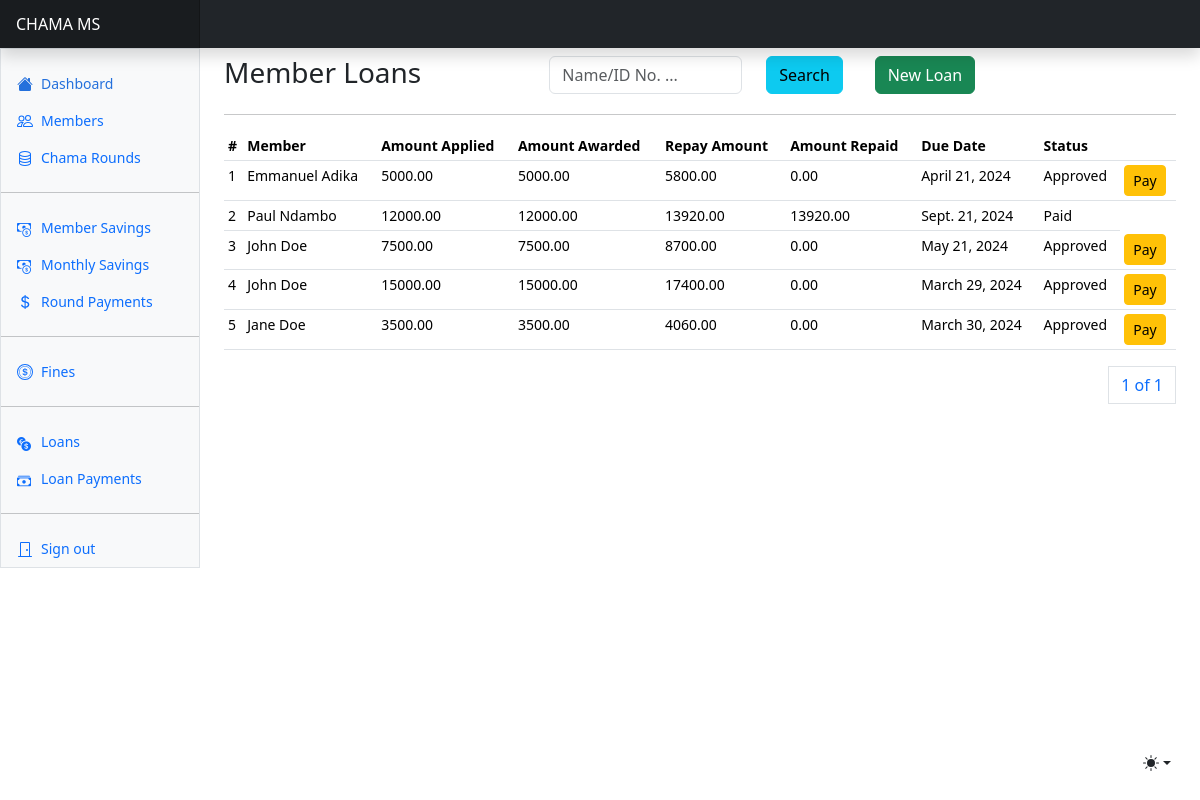
The page /loans/ on the database as committed earlier.
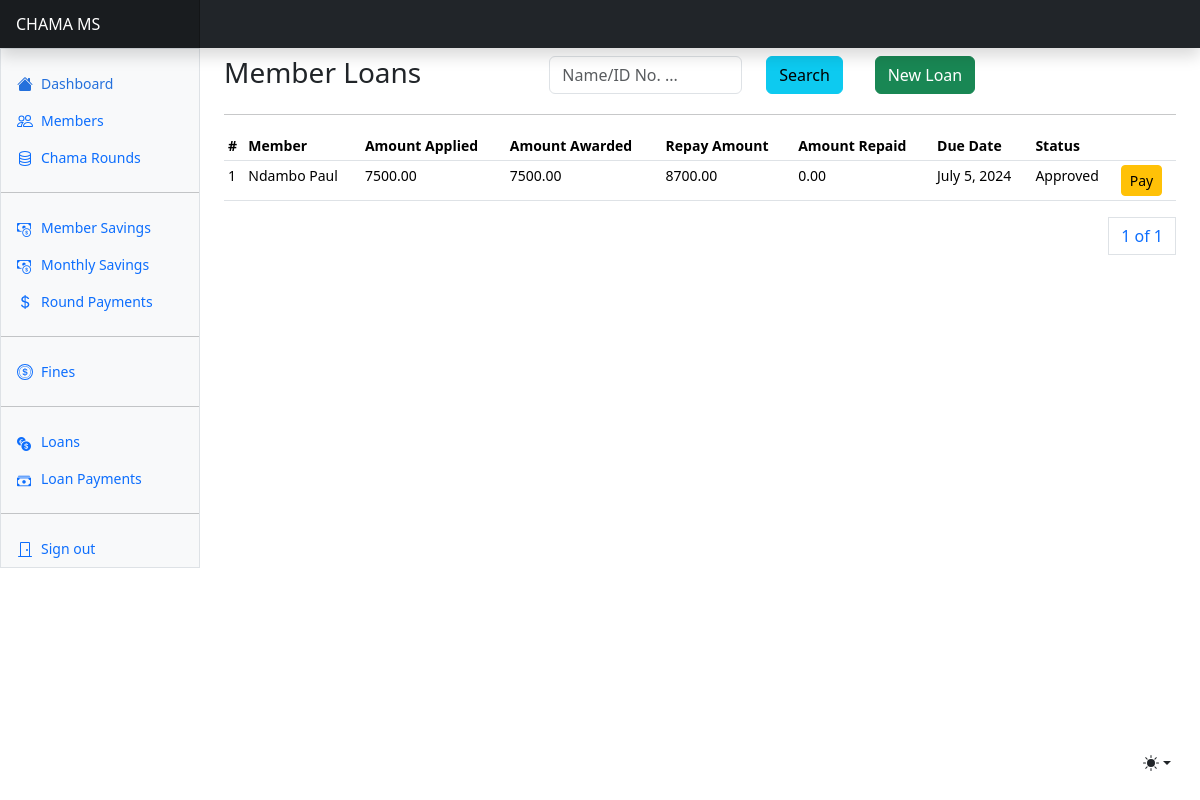
The same page on the database as committed later.
### loans/models.py (models this page shows, shortened)
class Loan(AbstractBaseModel):
    member = models.ForeignKey("users.User", on_delete=models.CASCADE, related_name="memberloans")
    amount_applied = models.DecimalField(max_digits=100, decimal_places=2)
    amount_awarded = models.DecimalField(max_digits=100, decimal_places=2, default=0)
    status = models.CharField(max_length=255, choices=LOAN_STATUS_CHOICES, default="Review")
    decline_reason = models.TextField(blank=True, null=True)
    date_due = models.DateField(null=True, blank=True)
    amount_repaid = models.DecimalField(max_digits=100, decimal_places=2, default=0)
    amount_to_repay = models.DecimalField(max_digits=100, decimal_places=2, default=0)
    @property
    def loan_balance(self):
        return self.amount_to_repay - self.amount_repaid

### users/models.py (models this page shows, shortened)
class User(AbstractUser, AbstractBaseModel):
    role = models.CharField(max_length=255, choices=USER_ROLES)
    id_number = models.CharField(max_length=255)
    phone_number = models.CharField(max_length=255)
    gender = models.CharField(max_length=255, null=True, blank=True)
    date_joined = models.DateField(null=True)
    address = models.CharField(max_length=255, null=True, blank=True)
    city = models.CharField(max_length=255, null=True)
    county = models.CharField(max_length=255, null=True, blank=True)
    country = models.CharField(max_length=255, null=True, blank=True)
    round_number = models.IntegerField(default=0, null=True, blank=True)
    def __str__(self):
        return f"{self.first_name} {self.last_name}"

### loans/views.py (the view)
# urls.py: path("loans/", include("loans.urls")),
def loans(request):
    loans = Loan.objects.all()
    if request.method == "POST":
        search_text = request.POST.get("search_text")
        print(f"Search Text: {search_text}")
        loans = Loan.objects.filter(Q(member__first_name__icontains=search_text) | Q(member__last_name__icontains=search_text))
    members = User.objects.filter(role="Member")
    paginator = Paginator(loans, 8)
    page_number = request.GET.get('page')
    page_obj = paginator.get_page(page_number)
    context = {
        "page_obj": page_obj,
        "members": members
    }
    return render(request, "loans/loans.html", context)

### templates/loans/loans.html (shortened to what this page needs)
{% extends "base.html" %}
{% block content %}
<div class="row mt-2">
    <div class="col">
        <h3>Member Loans</h3>
    </div>
    <div class="col">
        <form method="POST">
            <div class="row">
              <div class="col-8">
                <input type="text" class="form-control" name="search_text" id="search_text" placeholder="Name/ID No. ...">
              </div>
              <div class="col-4">
                <button class="btn btn-info">Search</button>
              </div>
            </div>
        </form>
      </div>
      <div class="col">
          <a class="btn btn-success" data-bs-toggle="modal" data-bs-target="#newLoanModal">New Loan</a>
      </div>
</div>
<hr/>
      <div class="table-responsive small">
        <table class="table table-sm">
          <thead>
            <tr>
              <th scope="col">#</th>
              <th scope="col">Member</th>
              <th scope="col">Amount Applied</th>
              <th scope="col">Amount Awarded</th>
              <th scope="col">Repay Amount</th>
              <th scope="col">Amount Repaid</th>
              <th scope="col">Due Date</th>
              <th scope="col">Status</th>
              <th scope="col"></th>
            </tr>
          </thead>
          <tbody>
            {% for loan in page_obj %}
            <tr>
              <td>{{loan.id}}</td>
              <td>{{loan.member}}</td>
              <td>{{loan.amount_applied}}</td>
              <td>{{loan.amount_awarded}}</td>
              <td>{{loan.amount_to_repay}}</td>
              <td>{{loan.amount_repaid}}</td>
              <td>{{loan.date_due}}</td>
              <td>{{loan.status}}</td>
              {% if loan.status == 'Review' %}
              <td>
                <a class="btn btn-primary btn-sm" data-bs-toggle="modal" data-bs-target="#approveLoanModal{{loan.id}}">
                Approve
              </a>
              </td>
              <td><a class="btn btn-warning btn-sm" data-bs-toggle="modal" data-bs-target="#declineLoanModal{{loan.id}}">
                Decline
              </a></td>
              {% elif loan.status == "Approved" %}
              <td><a class="btn btn-warning btn-sm" data-bs-toggle="modal" data-bs-target="#payLoanModal{{loan.id}}">
                Pay
              </a></td>
              {% elif loan.status == "Declined" %}
              <td><a class="btn btn-success btn-sm" data-bs-toggle="modal" data-bs-target="#resetLoanModal{{loan.id}}">
                Reset
              </a></td>
              {% endif %}
            </tr>
            {% endfor %}
          </tbody>
        </table>
        <div>
          <nav aria-label="Page navigation example">
            <ul class="pagination justify-content-end">
              <a class="page-link" href="#">{{ page_obj.number }} of {{ page_obj.paginator.num_pages }}</a>
            </ul>
          </nav>
        </div>
      </div>
{% endblock content %}

Rows that differ between the two databases and show on the page:
removed Loan: id "2", member "Paul Ndambo", amount_applied "12000.00", amount_awarded "12000.00", amount_to_repay "13920.00", amount_repaid "13920.00", date_due "Sept. 21, 2024", status "Paid"
removed Loan: id "3", member "John Doe", amount_applied "7500.00", amount_awarded "7500.00", amount_to_repay "8700.00", amount_repaid "0.00", date_due "May 21, 2024", status "Approved"
removed Loan: id "4", member "John Doe", amount_applied "15000.00", amount_awarded "15000.00", amount_to_repay "17400.00", amount_repaid "0.00", date_due "March 29, 2024", status "Approved"
removed Loan: id "5", member "Jane Doe", amount_applied "3500.00", amount_awarded "3500.00", amount_to_repay "4060.00", amount_repaid "0.00", date_due "March 30, 2024", status "Approved"
changed Loan "Approved": member "Emmanuel Adika" → "Ndambo Paul"; amount_applied "5000.00" → "7500.00"; amount_awarded "5000.00" → "7500.00"; amount_to_repay "5800.00" → "8700.00"; date_due "April 21, 2024" → "July 5, 2024"
